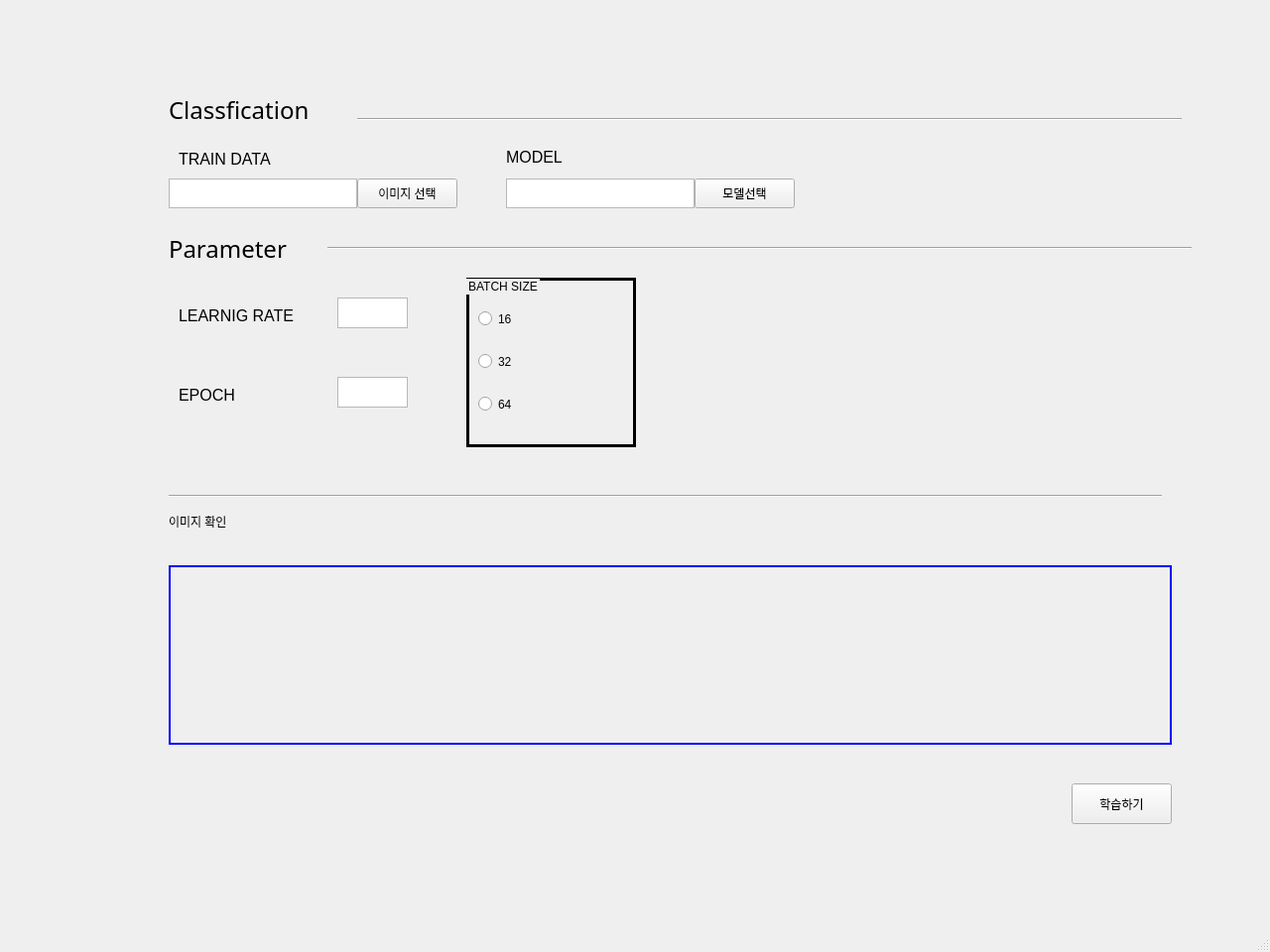
<?xml version="1.0" encoding="UTF-8"?>
<ui version="4.0">
 <class>MainWindow</class>
 <widget class="QMainWindow" name="MainWindow">
  <property name="enabled">
   <bool>true</bool>
  </property>
  <property name="geometry">
   <rect>
    <x>0</x>
    <y>0</y>
    <width>1280</width>
    <height>960</height>
   </rect>
  </property>
  <property name="sizePolicy">
   <sizepolicy hsizetype="Fixed" vsizetype="Fixed">
    <horstretch>0</horstretch>
    <verstretch>0</verstretch>
   </sizepolicy>
  </property>
  <property name="windowTitle">
   <string>MainWindow</string>
  </property>
  <widget class="QWidget" name="centralwidget">
   <widget class="QPushButton" name="pushButton">
    <property name="geometry">
     <rect>
      <x>360</x>
      <y>180</y>
      <width>101</width>
      <height>30</height>
     </rect>
    </property>
    <property name="text">
     <string>이미지 선택</string>
    </property>
   </widget>
   <widget class="QPushButton" name="pushButton_2">
    <property name="geometry">
     <rect>
      <x>700</x>
      <y>180</y>
      <width>101</width>
      <height>30</height>
     </rect>
    </property>
    <property name="text">
     <string>모델선택</string>
    </property>
   </widget>
   <widget class="Line" name="line">
    <property name="geometry">
     <rect>
      <x>330</x>
      <y>240</y>
      <width>871</width>
      <height>20</height>
     </rect>
    </property>
    <property name="orientation">
     <enum>Qt::Horizontal</enum>
    </property>
   </widget>
   <widget class="QLabel" name="label_4">
    <property name="geometry">
     <rect>
      <x>180</x>
      <y>150</y>
      <width>121</width>
      <height>21</height>
     </rect>
    </property>
    <property name="font">
     <font>
      <pointsize>12</pointsize>
     </font>
    </property>
    <property name="text">
     <string>TRAIN DATA</string>
    </property>
   </widget>
   <widget class="QLabel" name="label_5">
    <property name="geometry">
     <rect>
      <x>510</x>
      <y>150</y>
      <width>71</width>
      <height>16</height>
     </rect>
    </property>
    <property name="font">
     <font>
      <pointsize>12</pointsize>
     </font>
    </property>
    <property name="text">
     <string>MODEL</string>
    </property>
   </widget>
   <widget class="QTextEdit" name="textEdit">
    <property name="geometry">
     <rect>
      <x>170</x>
      <y>180</y>
      <width>190</width>
      <height>30</height>
     </rect>
    </property>
    <property name="font">
     <font>
      <pointsize>9</pointsize>
     </font>
    </property>
    <property name="html">
     <string>&lt;!DOCTYPE HTML PUBLIC &quot;-//W3C//DTD HTML 4.0//EN&quot; &quot;http://www.w3.org/TR/REC-html40/strict.dtd&quot;&gt;
&lt;html&gt;&lt;head&gt;&lt;meta name=&quot;qrichtext&quot; content=&quot;1&quot; /&gt;&lt;style type=&quot;text/css&quot;&gt;
p, li { white-space: pre-wrap; }
&lt;/style&gt;&lt;/head&gt;&lt;body style=&quot; font-family:'Gulim'; font-size:9pt; font-weight:400; font-style:normal;&quot;&gt;
&lt;p style=&quot;-qt-paragraph-type:empty; margin-top:0px; margin-bottom:0px; margin-left:0px; margin-right:0px; -qt-block-indent:0; text-indent:0px;&quot;&gt;&lt;br /&gt;&lt;/p&gt;&lt;/body&gt;&lt;/html&gt;</string>
    </property>
   </widget>
   <widget class="QTextEdit" name="textEdit_2">
    <property name="geometry">
     <rect>
      <x>510</x>
      <y>180</y>
      <width>190</width>
      <height>30</height>
     </rect>
    </property>
    <property name="font">
     <font>
      <pointsize>9</pointsize>
     </font>
    </property>
    <property name="html">
     <string>&lt;!DOCTYPE HTML PUBLIC &quot;-//W3C//DTD HTML 4.0//EN&quot; &quot;http://www.w3.org/TR/REC-html40/strict.dtd&quot;&gt;
&lt;html&gt;&lt;head&gt;&lt;meta name=&quot;qrichtext&quot; content=&quot;1&quot; /&gt;&lt;style type=&quot;text/css&quot;&gt;
p, li { white-space: pre-wrap; }
&lt;/style&gt;&lt;/head&gt;&lt;body style=&quot; font-family:'Gulim'; font-size:9pt; font-weight:400; font-style:normal;&quot;&gt;
&lt;p style=&quot;-qt-paragraph-type:empty; margin-top:0px; margin-bottom:0px; margin-left:0px; margin-right:0px; -qt-block-indent:0; text-indent:0px;&quot;&gt;&lt;br /&gt;&lt;/p&gt;&lt;/body&gt;&lt;/html&gt;</string>
    </property>
   </widget>
   <widget class="QTextEdit" name="textEdit_3">
    <property name="geometry">
     <rect>
      <x>340</x>
      <y>380</y>
      <width>71</width>
      <height>31</height>
     </rect>
    </property>
    <property name="font">
     <font>
      <pointsize>9</pointsize>
     </font>
    </property>
    <property name="html">
     <string>&lt;!DOCTYPE HTML PUBLIC &quot;-//W3C//DTD HTML 4.0//EN&quot; &quot;http://www.w3.org/TR/REC-html40/strict.dtd&quot;&gt;
&lt;html&gt;&lt;head&gt;&lt;meta name=&quot;qrichtext&quot; content=&quot;1&quot; /&gt;&lt;style type=&quot;text/css&quot;&gt;
p, li { white-space: pre-wrap; }
&lt;/style&gt;&lt;/head&gt;&lt;body style=&quot; font-family:'Gulim'; font-size:9pt; font-weight:400; font-style:normal;&quot;&gt;
&lt;p style=&quot;-qt-paragraph-type:empty; margin-top:0px; margin-bottom:0px; margin-left:0px; margin-right:0px; -qt-block-indent:0; text-indent:0px;&quot;&gt;&lt;br /&gt;&lt;/p&gt;&lt;/body&gt;&lt;/html&gt;</string>
    </property>
   </widget>
   <widget class="QLabel" name="label_23">
    <property name="geometry">
     <rect>
      <x>180</x>
      <y>310</y>
      <width>131</width>
      <height>16</height>
     </rect>
    </property>
    <property name="font">
     <font>
      <pointsize>12</pointsize>
     </font>
    </property>
    <property name="text">
     <string>LEARNIG RATE</string>
    </property>
   </widget>
   <widget class="QTextEdit" name="textEdit_15">
    <property name="geometry">
     <rect>
      <x>340</x>
      <y>300</y>
      <width>71</width>
      <height>31</height>
     </rect>
    </property>
    <property name="font">
     <font>
      <pointsize>9</pointsize>
     </font>
    </property>
    <property name="html">
     <string>&lt;!DOCTYPE HTML PUBLIC &quot;-//W3C//DTD HTML 4.0//EN&quot; &quot;http://www.w3.org/TR/REC-html40/strict.dtd&quot;&gt;
&lt;html&gt;&lt;head&gt;&lt;meta name=&quot;qrichtext&quot; content=&quot;1&quot; /&gt;&lt;style type=&quot;text/css&quot;&gt;
p, li { white-space: pre-wrap; }
&lt;/style&gt;&lt;/head&gt;&lt;body style=&quot; font-family:'Gulim'; font-size:9pt; font-weight:400; font-style:normal;&quot;&gt;
&lt;p style=&quot;-qt-paragraph-type:empty; margin-top:0px; margin-bottom:0px; margin-left:0px; margin-right:0px; -qt-block-indent:0; text-indent:0px;&quot;&gt;&lt;br /&gt;&lt;/p&gt;&lt;/body&gt;&lt;/html&gt;</string>
    </property>
   </widget>
   <widget class="QLabel" name="label_22">
    <property name="geometry">
     <rect>
      <x>180</x>
      <y>390</y>
      <width>101</width>
      <height>16</height>
     </rect>
    </property>
    <property name="font">
     <font>
      <pointsize>12</pointsize>
     </font>
    </property>
    <property name="text">
     <string>EPOCH</string>
    </property>
   </widget>
   <widget class="QLabel" name="label_7">
    <property name="geometry">
     <rect>
      <x>170</x>
      <y>510</y>
      <width>221</width>
      <height>31</height>
     </rect>
    </property>
    <property name="styleSheet">
     <string notr="true">font: 18pt &quot;HY중고딕&quot;;</string>
    </property>
    <property name="text">
     <string>이미지 확인</string>
    </property>
   </widget>
   <widget class="QPushButton" name="golearnbutton">
    <property name="geometry">
     <rect>
      <x>1080</x>
      <y>790</y>
      <width>101</width>
      <height>41</height>
     </rect>
    </property>
    <property name="text">
     <string>학습하기</string>
    </property>
   </widget>
   <widget class="QLabel" name="label_8">
    <property name="geometry">
     <rect>
      <x>170</x>
      <y>230</y>
      <width>211</width>
      <height>41</height>
     </rect>
    </property>
    <property name="font">
     <font>
      <family>HY중고딕</family>
      <pointsize>18</pointsize>
      <weight>50</weight>
      <italic>false</italic>
      <bold>false</bold>
     </font>
    </property>
    <property name="styleSheet">
     <string notr="true">font: 18pt &quot;HY중고딕&quot;;</string>
    </property>
    <property name="text">
     <string>Parameter</string>
    </property>
   </widget>
   <widget class="QFrame" name="imageset">
    <property name="geometry">
     <rect>
      <x>170</x>
      <y>570</y>
      <width>1011</width>
      <height>181</height>
     </rect>
    </property>
    <property name="styleSheet">
     <string notr="true">border : 2px solid blue;</string>
    </property>
    <property name="frameShape">
     <enum>QFrame::StyledPanel</enum>
    </property>
    <property name="frameShadow">
     <enum>QFrame::Raised</enum>
    </property>
   </widget>
   <widget class="QGroupBox" name="groupBox">
    <property name="geometry">
     <rect>
      <x>470</x>
      <y>280</y>
      <width>171</width>
      <height>171</height>
     </rect>
    </property>
    <property name="styleSheet">
     <string notr="true">font: 75 10pt &quot;맑은 고딕&quot;;
border: 3px solid black;</string>
    </property>
    <property name="title">
     <string>BATCH SIZE</string>
    </property>
    <layout class="QVBoxLayout" name="verticalLayout">
     <item>
      <widget class="QRadioButton" name="radioButton_3">
       <property name="styleSheet">
        <string notr="true">font: 75 10pt &quot;맑은 고딕&quot;;
border : 1px;</string>
       </property>
       <property name="text">
        <string>16</string>
       </property>
      </widget>
     </item>
     <item>
      <widget class="QRadioButton" name="radioButton_5">
       <property name="styleSheet">
        <string notr="true">font: 75 10pt &quot;맑은 고딕&quot;;
border : none;</string>
       </property>
       <property name="text">
        <string>32</string>
       </property>
      </widget>
     </item>
     <item>
      <widget class="QRadioButton" name="radioButton_4">
       <property name="styleSheet">
        <string notr="true">font: 75 10pt &quot;맑은 고딕&quot;;border : none;</string>
       </property>
       <property name="text">
        <string>64</string>
       </property>
      </widget>
     </item>
    </layout>
   </widget>
   <widget class="Line" name="line_2">
    <property name="geometry">
     <rect>
      <x>170</x>
      <y>490</y>
      <width>1001</width>
      <height>20</height>
     </rect>
    </property>
    <property name="orientation">
     <enum>Qt::Horizontal</enum>
    </property>
   </widget>
   <widget class="Line" name="line_3">
    <property name="geometry">
     <rect>
      <x>360</x>
      <y>110</y>
      <width>831</width>
      <height>20</height>
     </rect>
    </property>
    <property name="orientation">
     <enum>Qt::Horizontal</enum>
    </property>
   </widget>
   <widget class="QLabel" name="label_9">
    <property name="geometry">
     <rect>
      <x>170</x>
      <y>90</y>
      <width>211</width>
      <height>41</height>
     </rect>
    </property>
    <property name="font">
     <font>
      <family>HY중고딕</family>
      <pointsize>18</pointsize>
      <weight>50</weight>
      <italic>false</italic>
      <bold>false</bold>
     </font>
    </property>
    <property name="styleSheet">
     <string notr="true">font: 18pt &quot;HY중고딕&quot;;</string>
    </property>
    <property name="text">
     <string>Classfication</string>
    </property>
   </widget>
  </widget>
  <widget class="QStatusBar" name="statusbar"/>
 </widget>
 <resources/>
 <connections/>
</ui>
